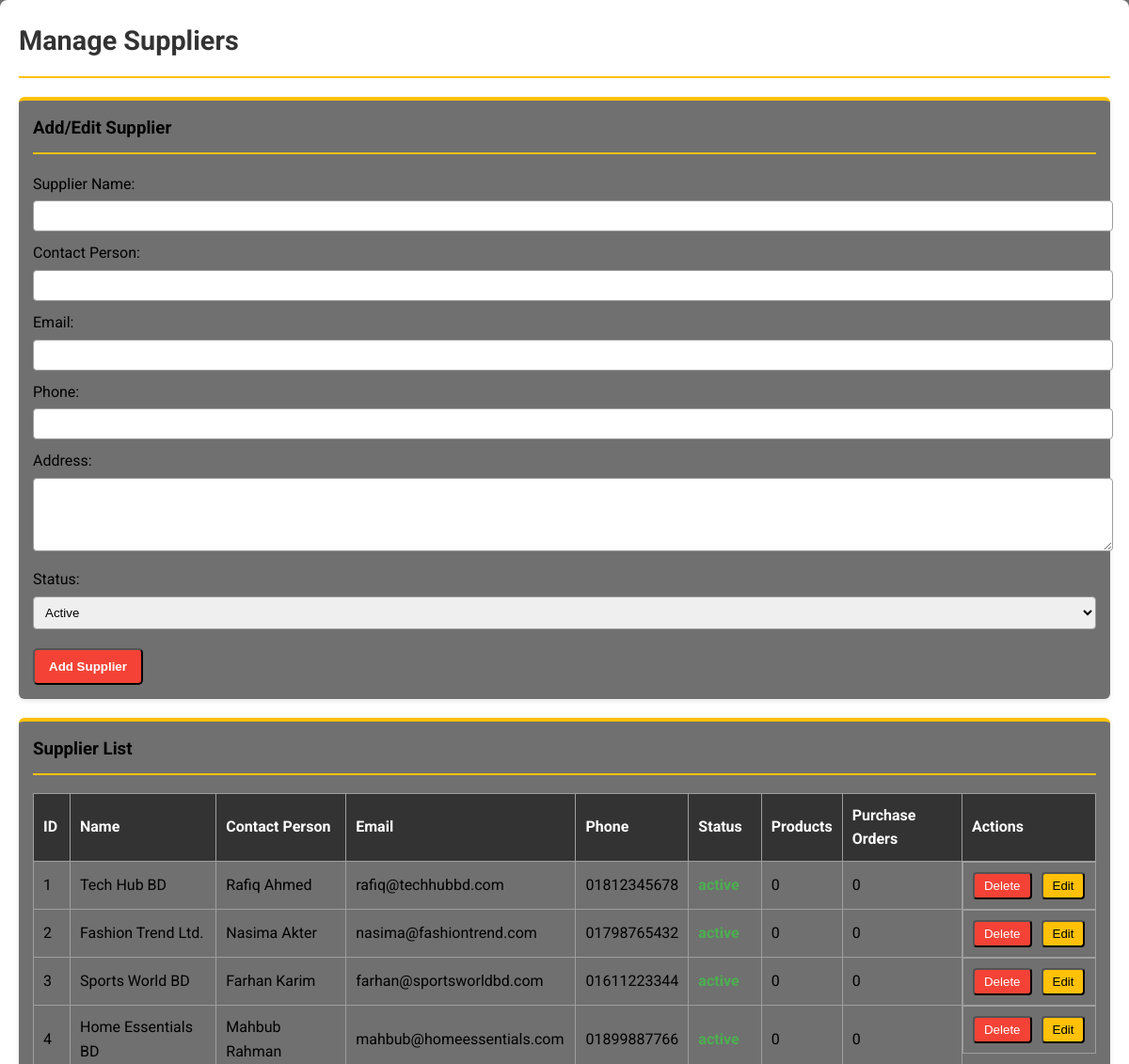
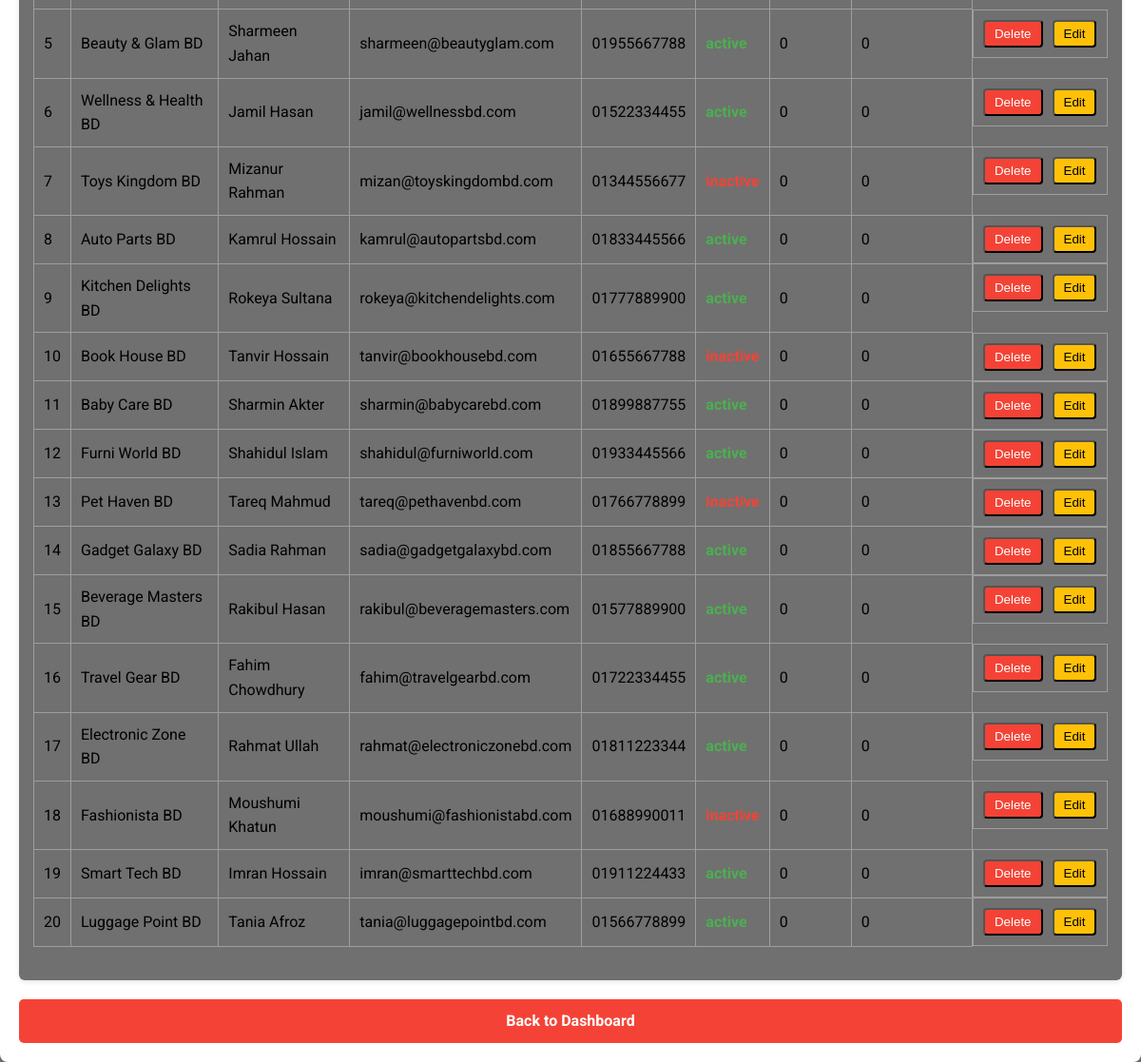
The page /add_update_suppliers.php (signed in) on the database its author committed (2 pictures, top to bottom).
### tables this page shows
CREATE TABLE suppliers (
    supplier_id INT AUTO_INCREMENT PRIMARY KEY,
    name VARCHAR(100) NOT NULL,
    contact_person VARCHAR(100),
    email VARCHAR(100),
    phone VARCHAR(20) NOT NULL,
    address TEXT,
    status ENUM('active', 'inactive') DEFAULT 'active',
    created_at TIMESTAMP DEFAULT CURRENT_TIMESTAMP
);

### add_update_suppliers.php (the view, shortened to what this page needs)
<?php
include 'db_connect.php';
$query = "SELECT s.*,
            COUNT(DISTINCT p.product_id) as product_count,
            COUNT(DISTINCT po.po_id) as purchase_order_count
          FROM suppliers s
          LEFT JOIN products p ON s.supplier_id = p.supplier_id
          LEFT JOIN purchase_orders po ON s.supplier_id = po.supplier_id
          GROUP BY s.supplier_id
          ORDER BY s.created_at DESC";
$result = mysqli_query($conn, $query);
?>
<!DOCTYPE html>
<html lang="en">
<head>
    <link rel="stylesheet" href="Admin_Styles.css">
</head>
<body>
    <div class="admin-dashboard">
        <div class="dashboard-header">
            <h1 class="dashboard-title">Manage Suppliers</h1>
        </div>
        <div class="dashboard-section supplier-form">
            <h3>Add/Edit Supplier</h3>
            <form method="post">
                <label>
                    Supplier Name:
                    <input type="text" name="name" required>
                </label>
                <label>
                    Contact Person:
                    <input type="text" name="contact_person">
                </label>
                <label>
                    Email:
                    <input type="email" name="email" required>
                </label>
                <label>
                    Phone:
                    <input type="text" name="phone" required>
                </label>
                <label>
                    Address:
                    <textarea name="address" rows="4"></textarea>
                </label>
                <label>
                    Status:
                    <select name="status">
                        <option value="active">Active</option>
                    </select>
                </label>
                <input type="submit" value="Add Supplier" class="logout-link">
            </form>
        </div>
        <div class="dashboard-section">
            <h3>Supplier List</h3>
            <table class="suppliers-table">
                <thead>
                    <tr>
                        <th>ID</th>
                        <th>Name</th>
                        <th>Contact Person</th>
                        <th>Email</th>
                        <th>Phone</th>
                        <th>Status</th>
                        <th>Products</th>
                        <th>Purchase Orders</th>
                        <th>Actions</th>
                    </tr>
                </thead>
                <tbody>
                    <?php while ($row = mysqli_fetch_assoc($result)): ?>
                    <tr>
                        <td><?php echo htmlspecialchars($row['supplier_id']); ?></td>
                        <td><?php echo htmlspecialchars($row['name']); ?></td>
                        <td><?php echo htmlspecialchars($row['contact_person']); ?></td>
                        <td><?php echo htmlspecialchars($row['email']); ?></td>
                        <td><?php echo htmlspecialchars($row['phone']); ?></td>
                        <td>
                            <span class="<?php
                                echo $row['status'] == 'active' ? 'status-active' : 'status-inactive';
                            ?>">
                                <?php echo htmlspecialchars($row['status']); ?>
                            </span>
                        </td>
                        <td><?php echo htmlspecialchars($row['product_count']); ?></td>
                        <td><?php echo htmlspecialchars($row['purchase_order_count']); ?></td>
                        <td class="action-buttons">
                            <form method="post" style="display:inline;">
                                <input type="submit" value="Delete" class="delete-btn"
                                       onclick="return confirm('Are you sure? Delete only if no products or purchase orders are linked.');">
                            </form>
                            <button onclick="editSupplier(
                                '<?php echo htmlspecialchars(addslashes($row['supplier_id'])); ?>',
                                '<?php echo htmlspecialchars(addslashes($row['name'])); ?>',
                                '<?php echo htmlspecialchars(addslashes($row['contact_person'])); ?>',
                                '<?php echo htmlspecialchars(addslashes($row['email'])); ?>',
                                '<?php echo htmlspecialchars(addslashes($row['phone'])); ?>',
                                '<?php echo htmlspecialchars(addslashes($row['address'])); ?>',
                                '<?php echo htmlspecialchars(addslashes($row['status'])); ?>'
                            )" class="edit-btn">Edit</button>
                        </td>
                    </tr>
                    <?php endwhile; ?>
                </tbody>
            </table>
        </div>
        <a href="admin_dashboard.php" class="logout-link">Back to Dashboard</a>
    </div>
</body>
</html>

### Admin_Styles.css (style rules this page uses)
:root { --primary-color: #333333; --accent-color: #FFC107; --background-color: #212121a4; --text-color: #000000; --white: #ffffff; --success-color: #4CAF50; --danger-color: #F44336; --neutral-color: #9E9E9E; }
body { font-family: 'Roboto', 'Arial', sans-serif; background-color: var(--background-color); margin: 0; padding: 0; line-height: 1.6; color: var(--text-color); }
.admin-dashboard { max-width: 1200px; margin: 0 auto; padding: 20px; background-color: var(--white); box-shadow: 0 4px 12px rgba(0, 0, 0, 0.1); border-radius: 8px; }
.dashboard-header { display: flex; align-items: center; justify-content: space-between; border-bottom: 2px solid var(--accent-color); padding-bottom: 15px; margin-bottom: 20px; }
.dashboard-title { color: var(--primary-color); margin: 0; font-size: 1.8em; }
.dashboard-section { background-color: var(--background-color); border-radius: 6px; padding: 15px; box-shadow: 0 2px 5px rgba(0, 0, 0, 0.1); transition: transform 0.3s ease, box-shadow 0.3s ease; border-top: 4px solid var(--accent-color); }
.dashboard-section h3 { color: black; border-bottom: 2px solid var(--accent-color); padding-bottom: 10px; margin-top: 0; }
.logout-link { display: block; text-align: center; margin-top: 20px; background-color: var(--danger-color); color: var(--white); padding: 10px 15px; text-decoration: none; border-radius: 5px; transition: background-color 0.3s ease; font-weight: bold; }

### add_update_suppliers.php (style rules this page uses)
.suppliers-table { width: 100%; border-collapse: collapse; margin-bottom: 20px; }
.suppliers-table th, .suppliers-table td { border: 1px solid var(--neutral-color); padding: 10px; text-align: left; }
.suppliers-table th { background-color: var(--primary-color); color: var(--white); }
.supplier-form { margin-bottom: 20px; }
.supplier-form label { display: block; margin-bottom: 10px; }
.supplier-form input[type="text"], .supplier-form input[type="email"], .supplier-form textarea, .supplier-form select { width: 100%; padding: 8px; margin-top: 5px; border: 1px solid var(--neutral-color); border-radius: 4px; }
.action-buttons { display: flex; gap: 10px; }
.delete-btn, .edit-btn { padding: 5px 10px; border-radius: 4px; text-decoration: none; display: inline-block; }
.delete-btn { background-color: var(--danger-color); color: var(--white); }
.edit-btn { background-color: var(--accent-color); color: var(--text-color); }
.status-active { color: var(--success-color); font-weight: bold; }
.status-inactive { color: var(--danger-color); font-weight: bold; }

### rows shown on the page
suppliers: supplier_id "1", name "Tech Hub BD", contact_person "Rafiq Ahmed", email "rafiq@techhubbd.com", phone "01812345678", status "active", product_count "0", purchase_order_count "0"
suppliers: supplier_id "2", name "Fashion Trend Ltd.", contact_person "Nasima Akter", email "nasima@fashiontrend.com", phone "01798765432", status "active", product_count "0", purchase_order_count "0"
suppliers: supplier_id "3", name "Sports World BD", contact_person "Farhan Karim", email "farhan@sportsworldbd.com", phone "01611223344", status "active", product_count "0", purchase_order_count "0"
suppliers: supplier_id "4", name "Home Essentials BD", contact_person "Mahbub Rahman", email "mahbub@homeessentials.com", phone "01899887766", status "active", product_count "0", purchase_order_count "0"
suppliers: supplier_id "5", name "Beauty & Glam BD", contact_person "Sharmeen Jahan", email "sharmeen@beautyglam.com", phone "01955667788", status "active", product_count "0", purchase_order_count "0"
suppliers: supplier_id "6", name "Wellness & Health BD", contact_person "Jamil Hasan", email "jamil@wellnessbd.com", phone "01522334455", status "active", product_count "0", purchase_order_count "0"
suppliers: supplier_id "7", name "Toys Kingdom BD", contact_person "Mizanur Rahman", email "mizan@toyskingdombd.com", phone "01344556677", product_count "0", purchase_order_count "0"
suppliers: supplier_id "8", name "Auto Parts BD", contact_person "Kamrul Hossain", email "kamrul@autopartsbd.com", phone "01833445566", status "active", product_count "0", purchase_order_count "0"
suppliers: supplier_id "9", name "Kitchen Delights BD", contact_person "Rokeya Sultana", email "rokeya@kitchendelights.com", phone "01777889900", status "active", product_count "0", purchase_order_count "0"
suppliers: supplier_id "10", name "Book House BD", contact_person "Tanvir Hossain", email "tanvir@bookhousebd.com", phone "01655667788", product_count "0", purchase_order_count "0"
suppliers: supplier_id "11", name "Baby Care BD", contact_person "Sharmin Akter", email "sharmin@babycarebd.com", phone "01899887755", status "active", product_count "0", purchase_order_count "0"
suppliers: supplier_id "12", name "Furni World BD", contact_person "Shahidul Islam", email "shahidul@furniworld.com", phone "01933445566", status "active", product_count "0", purchase_order_count "0"
suppliers: supplier_id "13", name "Pet Haven BD", contact_person "Tareq Mahmud", email "tareq@pethavenbd.com", phone "01766778899", product_count "0", purchase_order_count "0"
suppliers: supplier_id "14", name "Gadget Galaxy BD", contact_person "Sadia Rahman", email "sadia@gadgetgalaxybd.com", phone "01855667788", status "active", product_count "0", purchase_order_count "0"
suppliers: supplier_id "15", name "Beverage Masters BD", contact_person "Rakibul Hasan", email "rakibul@beveragemasters.com", phone "01577889900", status "active", product_count "0", purchase_order_count "0"
suppliers: supplier_id "16", name "Travel Gear BD", contact_person "Fahim Chowdhury", email "fahim@travelgearbd.com", phone "01722334455", status "active", product_count "0", purchase_order_count "0"
suppliers: supplier_id "17", name "Electronic Zone BD", contact_person "Rahmat Ullah", email "rahmat@electroniczonebd.com", phone "01811223344", status "active", product_count "0", purchase_order_count "0"
suppliers: supplier_id "18", name "Fashionista BD", contact_person "Moushumi Khatun", email "moushumi@fashionistabd.com", phone "01688990011", product_count "0", purchase_order_count "0"
suppliers: supplier_id "19", name "Smart Tech BD", contact_person "Imran Hossain", email "imran@smarttechbd.com", phone "01911224433", status "active", product_count "0", purchase_order_count "0"
suppliers: supplier_id "20", name "Luggage Point BD", contact_person "Tania Afroz", email "tania@luggagepointbd.com", phone "01566778899", status "active", product_count "0", purchase_order_count "0"
